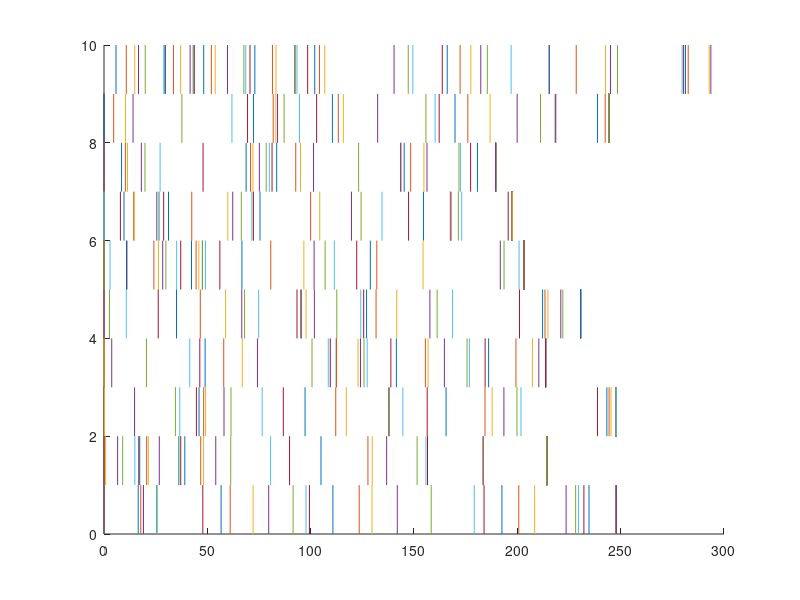

Write MATLAB code to recreate this figure. (Note: this script raises an error after producing the figure.)
%Problem 12: Non Homogenous Poisson%

function non_homog_poisson()

figure;
hold on;

%prepare variables
drate = 3; %no of changes in firing rate
trials = 10; %trials
number_of_spikes = 30; %spikes per trial
y = trials; %for plotting 
firing_rate = [ 3 11 7 ]; %three separate firing rates
sti = zeros(1,number_of_spikes); %instantiate indices

for i = 1:number_of_spikes %populate spike time indices
    sti(i) = i;
end

%plot one trial with rate changes
for trial = 1:trials %iterate through trials
    times = zeros(1,number_of_spikes*3);
    
    for rate_change = 1:drate %apply changes to firing rates
        isd = exprnd(firing_rate(rate_change),1,number_of_spikes); %gen interspike durations
       
        for spike = 1:length(isd)
            times(sti(spike)) = isd(spike);
        end
        
        for index = 1:length(sti)
            sti(index) = index + number_of_spikes;
        end
    end
    
    times = cumsum(times); %create spike times from cumsum of isds
    
    for spike = 1:number_of_spikes*3
        plot([ times(spike),times(spike) ],[y-1 y]);
        xlim([0, 300]);
        ylim([0,10]);
    end
    
    y = y - 1;

end

figure;
histogram(times)